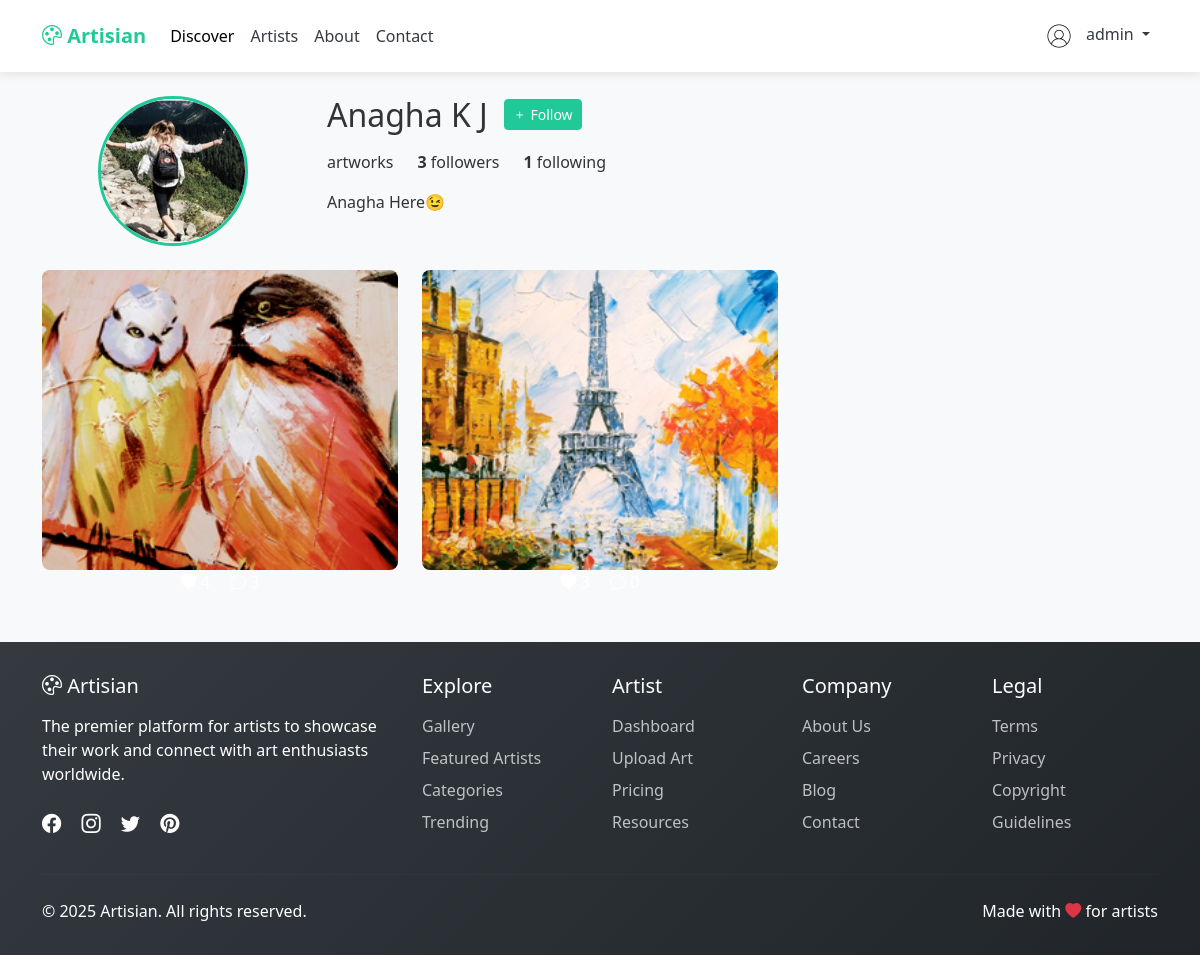
/artist/3/ (signed in), run on an earlier commit of the app's database.
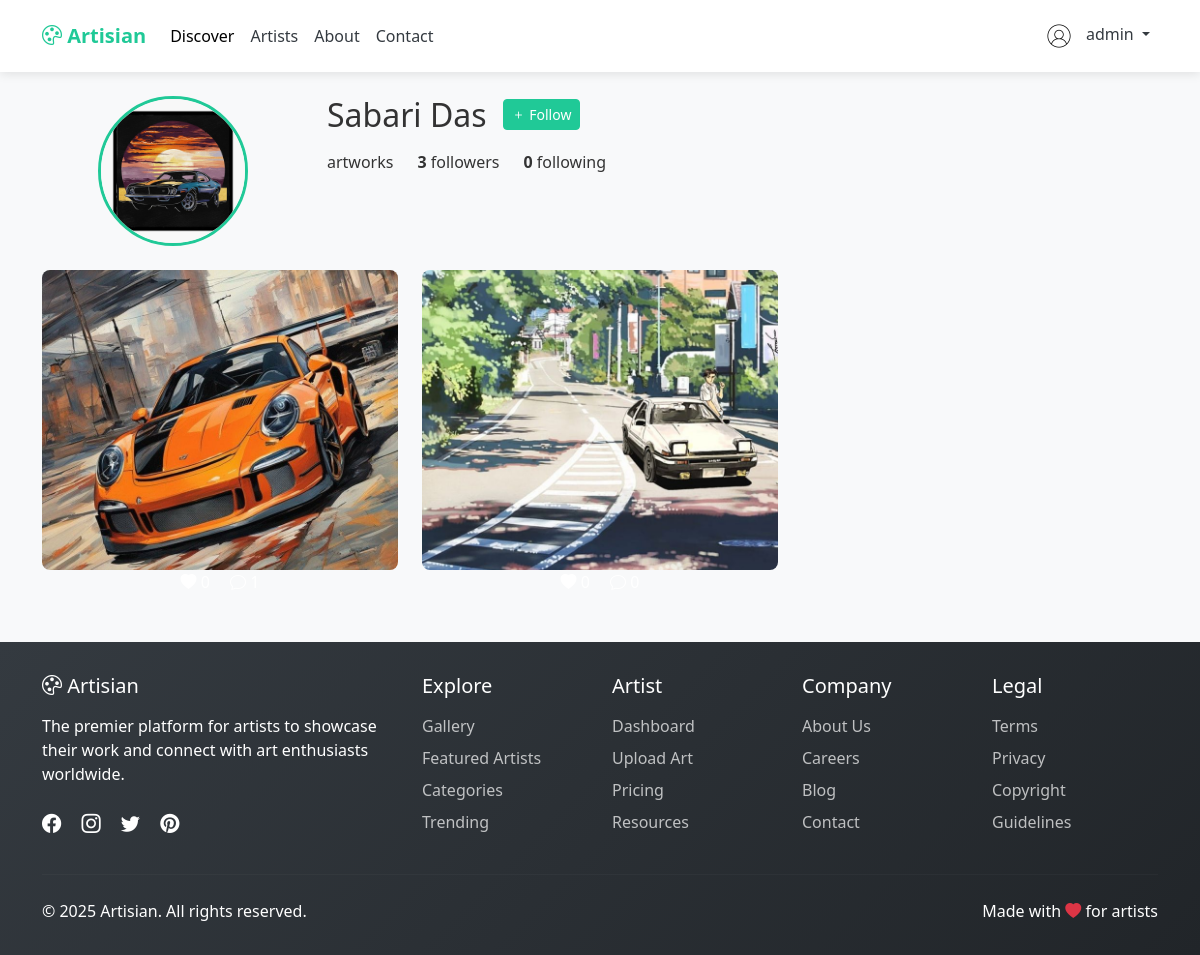
And on a later commit of the database.
### Art/models.py (models this page shows, shortened)
class User(AbstractUser):
    USER_TYPE_CHOICES = (
        ('artist', 'Artist'),
        ('viewer', 'Viewer')
    )
    user_type = models.CharField(max_length=10, choices=USER_TYPE_CHOICES)
    bio = models.TextField(blank=True)
    profile_picture = models.ImageField(upload_to='profiles/', blank=True)
    website = models.URLField(blank=True)
    created_at = models.DateTimeField(auto_now_add=True)
    class Meta:
        permissions = [
            ("approve_user", "Can approve/reject user accounts"),
            ("manage_content", "Can moderate content")
        ]

class Artwork(models.Model):
    artist = models.ForeignKey(
        User,
        on_delete=models.CASCADE,
        limit_choices_to={'user_type': 'artist', 'is_approved': True}
    )
    title = models.CharField(max_length=200)
    image = models.ImageField(upload_to='artworks/')
    description = models.TextField(blank=True)
    upload_date = models.DateTimeField(auto_now_add=True)
    tags = models.CharField(max_length=255, blank=True)
    class Meta:
        ordering = ['-upload_date']

### Art/views.py (the view)
# urls.py: path('artist/<int:artist_id>/', views.artist_profile, name='artist_profile'),
@login_required(login_url='login')
def artist_profile(request, artist_id):
    artist = get_object_or_404(User, id=artist_id, user_type='artist')
    artworks = Artwork.objects.filter(artist=artist).order_by('-upload_date')
    following_ids = []
    if request.user.is_authenticated:
        following_ids = request.user.following.values_list('artist_id', flat=True)
    context = {
        'artist': artist,
        'artworks': artworks,
        'following_ids': following_ids,
    }
    return render(request, 'viewer/artist_profile.html', context)

### Art/templates/viewer/artist_profile.html (shortened to what this page needs)
{% extends 'viewer/base.html' %}
{% block content %}
<div class="container py-4">
    <div class="row mb-4">
        <div class="col-md-3 text-center">
            {% if artist.profile_picture %}
            <img src="{{ artist.profile_picture.url }}" class="rounded-circle" width="150" height="150"
                 style="object-fit: cover; border: 3px solid #20c997;">
            {% else %}
            <div class="rounded-circle d-flex align-items-center justify-content-center"
                 style="width: 150px; height: 150px; background: #e9ecef; margin: 0 auto;">
                <i class="bi bi-person" style="font-size: 3rem; color: #20c997;"></i>
            </div>
            {% endif %}
        </div>
        <div class="col-md-9">
            <div class="d-flex align-items-center mb-3">
                <h2 class="mb-0 me-3">{{ artist.first_name }} {{ artist.last_name }}</h2>
                {% if request.user.is_authenticated and request.user != artist %}
                <a href="{% url 'follow_artist' artist.id %}"
                   class="btn btn-sm {% if artist.id in following_ids %}btn-outline-primary{% else %}btn-primary{% endif %}">
                    {% if artist.id in following_ids %}
                        <i class="bi bi-check"></i> Following
                    {% else %}
                        <i class="bi bi-plus"></i> Follow
                    {% endif %}
                </a>
                {% endif %}
            </div>
            <div class="d-flex mb-3">
                <div class="me-4">
                    <strong>{{ artist.artworks.count }}</strong> artworks
                </div>
                <div class="me-4">
                    <strong>{{ artist.followers.count }}</strong> followers
                </div>
                <div>
                    <strong>{{ artist.following.count }}</strong> following
                </div>
            </div>
            <div class="mb-3">
                {% if artist.bio %}
                <p>{{ artist.bio }}</p>
                {% endif %}
            </div>
        </div>
    </div>
    <div class="row">
        {% for artwork in artworks %}
        <div class="col-md-4 mb-4">
            <div class="artwork-grid-item">
                <a href="{% url 'artwork_detail' artwork.id %}">
                    <img src="{{ artwork.image.url }}" class="img-fluid w-100"
                         style="height: 300px; object-fit: cover; border-radius: 8px;"
                         alt="{{ artwork.title }}">
                </a>
                <div class="artwork-overlay d-flex align-items-center justify-content-center">
                    <div class="text-center text-white">
                        <span class="me-3"><i class="bi bi-heart-fill"></i> {{ artwork.likes.count }}</span>
                        <span><i class="bi bi-chat"></i> {{ artwork.comments.count }}</span>
                    </div>
                </div>
            </div>
        </div>
        {% empty %}
        <div class="col-12 text-center py-5">
            <i class="bi bi-images fs-1 text-muted"></i>
            <h3 class="mt-3">No artworks yet</h3>
        </div>
        {% endfor %}
    </div>
</div>
{% endblock %}

### Art/templates/viewer/base.html (shortened to what this page needs)
{% load static %}
<!DOCTYPE html>
<html lang="en">
<head>
    <link href="https://cdn.jsdelivr.net/npm/bootstrap@5.3.0/dist/css/bootstrap.min.css" rel="stylesheet">
    <link rel="stylesheet" href="https://cdn.jsdelivr.net/npm/bootstrap-icons@1.10.0/font/bootstrap-icons.css">
</head>
<body>
    <nav class="navbar navbar-expand-lg navbar-light navbar-viewer sticky-top navbaR">
        <div class="container">
            <a class="navbar-brand" href="{% url 'home' %}">
                <i class="bi bi-palette"></i> Artisian
            </a>
            <div class="collapse navbar-collapse" id="navbarViewer">
                <ul class="navbar-nav me-auto mb-2 mb-lg-0">
                    <li class="nav-item">
                        <a class="nav-link active" href="{% url 'home' %}">Discover</a>
                    </li>
                    <li class="nav-item">
                        <a class="nav-link" href="{% url 'artists_list' %}"> Artists </a>
                    </li>
                    <li class="nav-item">
                        <a class="nav-link" href="{% url 'about' %}"> About </a>
                    </li>
                    <li class="nav-item">
                        <a class="nav-link" href="{% url 'contact' %}"> Contact </a>
                    </li>
                </ul>
                <ul class="navbar-nav ms-auto">
                    {% if request.user.is_authenticated %}
                    <li class="nav-item dropdown">
                        <a class="nav-link dropdown-toggle" href="#" id="navbarDropdown" role="button"
                            data-bs-toggle="dropdown">
                            {% if request.user.profile_picture %}
                            <img src="{{ request.user.profile_picture.url }}" class="rounded-circle" width="30"
                                height="30">
                            {% else %}
                            <img src="{% static 'images/user-profile.jpg' %}" class="rounded-circle" width="30"
                                height="30">
                            {% endif %}
                            <span class="ms-2">{{ request.user.username }}</span>
                        </a>
                    </li>
                    {% endif %}
                </ul>
            </div>
        </div>
    </nav>
    <main>
        {% block content %}{% endblock %}
    </main>
    <footer class="footer">
        <div class="container">
            <div class="row">
                <div class="col-lg-4 mb-4 mb-lg-0">
                    <h5><i class="bi bi-palette"></i> Artisian</h5>
                    <p class="mt-3">The premier platform for artists to showcase their work and connect with art
                        enthusiasts worldwide.</p>
                    <div class="social-icons mt-4">
                        <a href="#"><i class="bi bi-facebook"></i></a>
                        <a href="#"><i class="bi bi-instagram"></i></a>
                        <a href="#"><i class="bi bi-twitter"></i></a>
                        <a href="#"><i class="bi bi-pinterest"></i></a>
                    </div>
                </div>
                <div class="col-lg-2 col-md-4 mb-4 mb-md-0">
                    <h5>Explore</h5>
                    <ul class="list-unstyled footer-links mt-3">
                        <li class="mb-2"><a href="#">Gallery</a></li>
                        <li class="mb-2"><a href="#">Featured Artists</a></li>
                        <li class="mb-2"><a href="#">Categories</a></li>
                        <li class="mb-2"><a href="#">Trending</a></li>
                    </ul>
                </div>
                <div class="col-lg-2 col-md-4 mb-4 mb-md-0">
                    <h5>Artist</h5>
                    <ul class="list-unstyled footer-links mt-3">
                        <li class="mb-2"><a href="{% url 'artist_dashboard' %}">Dashboard</a></li>
                        <li class="mb-2"><a href="{% url 'upload_art' %}">Upload Art</a></li>
                        <li class="mb-2"><a href="#">Pricing</a></li>
                        <li class="mb-2"><a href="#">Resources</a></li>
                    </ul>
                </div>
                <div class="col-lg-2 col-md-4 mb-4 mb-md-0">
                    <h5>Company</h5>
                    <ul class="list-unstyled footer-links mt-3">
                        <li class="mb-2"><a href="#">About Us</a></li>
                        <li class="mb-2"><a href="#">Careers</a></li>
                        <li class="mb-2"><a href="#">Blog</a></li>
                        <li class="mb-2"><a href="#">Contact</a></li>
                    </ul>
                </div>
                <div class="col-lg-2 col-md-4">
                    <h5>Legal</h5>
                    <ul class="list-unstyled footer-links mt-3">
                        <li class="mb-2"><a href="#">Terms</a></li>
                        <li class="mb-2"><a href="#">Privacy</a></li>
                        <li class="mb-2"><a href="#">Copyright</a></li>
                        <li class="mb-2"><a href="#">Guidelines</a></li>
                    </ul>
                </div>
            </div>
            <hr class="mt-4 mb-4" style="border-color: rgba(255,255,255,0.1);">
            <div class="row">
                <div class="col-md-6 text-center text-md-start">
                    <p class="mb-0">&copy; 2025 Artisian. All rights reserved.</p>
                </div>
                <div class="col-md-6 text-center text-md-end">
                    <p class="mb-0">Made with <i class="bi bi-heart-fill text-danger"></i> for artists</p>
                </div>
            </div>
        </div>
    </footer>
</body>
</html>

### Art/templates/viewer/base.html (style rules this page uses)
:root { --primary-color: #20c997; --primary-hover: #1aa179; --secondary-color: #6f42c1; --dark-color: #343a40; --light-color: #f8f9fa; }
body { background-color: #f8f9fa; color: #333; }
.navbaR { z-index: 1000; }
.navbar-viewer { background: white; box-shadow: 0 2px 10px rgba(0, 0, 0, 0.1); padding: 0.8rem 1rem; }
.navbar-brand { font-weight: 700; color: var(--primary-color); }
.nav-link { font-weight: 500; color: var(--dark-color); }
.nav-link:hover, .nav-link.active { color: var(--primary-color); }
.btn-primary { background-color: var(--primary-color); border-color: var(--primary-color); }
.footer { background: linear-gradient(135deg, var(--dark-color), #212529); color: white; padding: 2rem 0; margin-top: auto; }
.footer-links a { color: rgba(255, 255, 255, 0.7); text-decoration: none; transition: color 0.3s; }
.social-icons a { color: white; font-size: 1.2rem; margin-right: 1rem; transition: transform 0.3s; }

What changed in the data, as far as the page shows it:
removed Artwork: image (picture)
no longer on this page (row edited): Artwork: image (picture)
changed User id 3: profile_picture: a different picture; first_name "Anagha" → "Sabari"; last_name "K J" → "Das"; following.count "1" → "0"; bio "Anagha Here😉" → (not shown)
added Artwork: image (picture)
added Artwork: image (picture)
